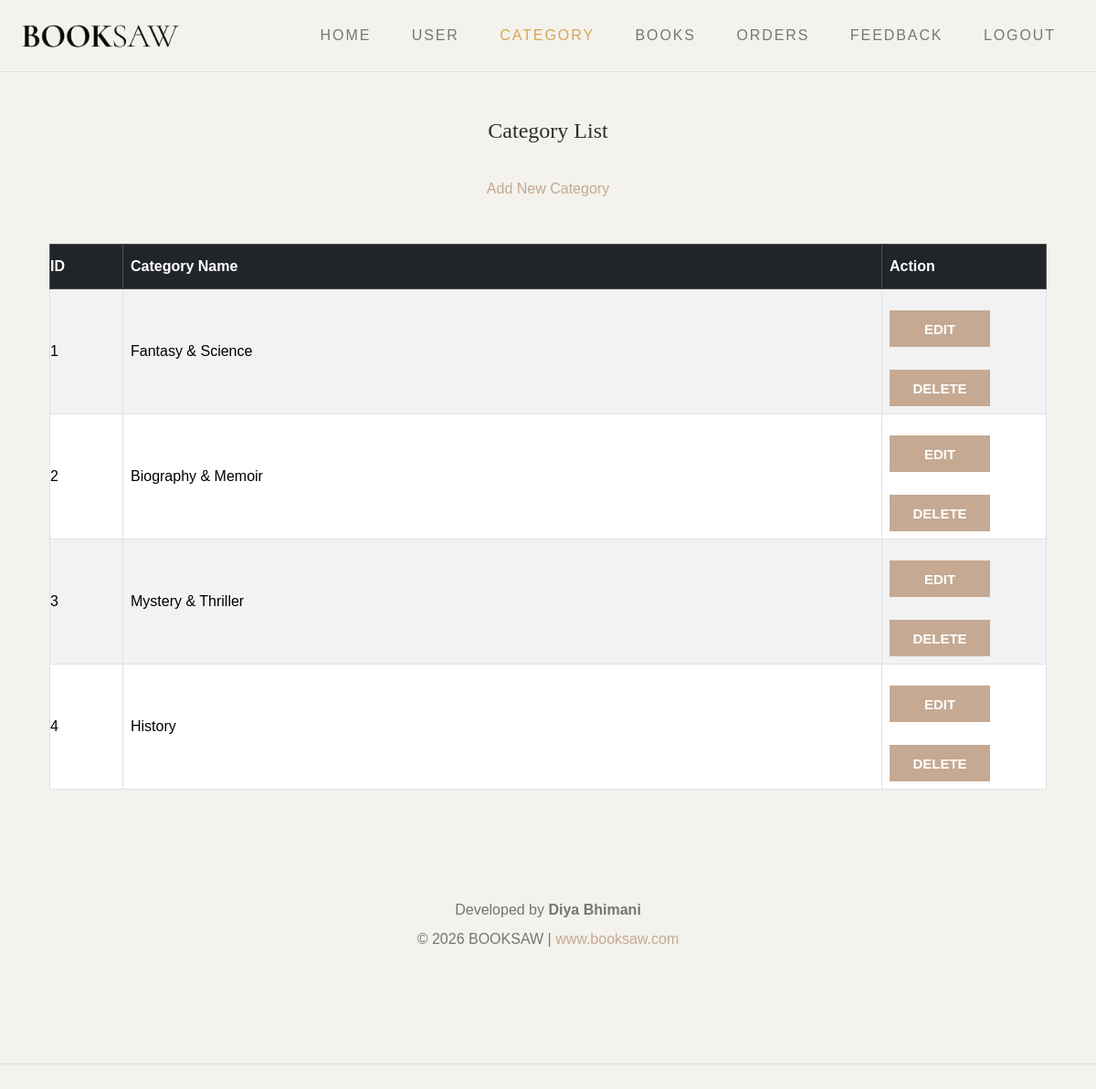
Screenshot of /admin/category.php with the database file from the repository.
### tables this page shows
CREATE TABLE `categories` (
  `c_id` int(11) NOT NULL,
  `name` varchar(255) NOT NULL,
  `created_at` timestamp NOT NULL DEFAULT current_timestamp() ON UPDATE current_timestamp()
);

### admin/category.php (the view, shortened to what this page needs)
<?php
include("connected.php");
$result = mysqli_query($conn, "SELECT * FROM categories");
?>
<!DOCTYPE html>
<html lang="en">
<head>
    <link
        href="https://cdn.jsdelivr.net/npm/bootstrap@5.3.1/dist/css/bootstrap.min.css"
        rel="stylesheet">
    <link rel="stylesheet" href="css/normalize.css">
    <link rel="stylesheet" href="icomoon/icomoon.css">
    <link rel="stylesheet" href="css/vendor.css">
    <link rel="stylesheet" href="style.css">
</head>
<body>
    <header id="header">
        <div class="container-fluid">
            <div class="row align-items-center">
                <div class="col-md-2">
                    <div class="main-logo">
                        <a href="index.php">
                            <img src="images/main-logo.png" alt="BookSaw Logo">
                        </a>
                    </div>
                </div>
                <div class="col-md-10">
                    <nav id="navbar">
                        <div class="main-menu stellarnav">
                            <ul class="menu-list">
                                <li class="menu-item">
                                    <a href="index.php">Home</a>
                                </li>
                                <li class="menu-item">
                                    <a href="user.php">USER</a>
                                </li>
                                <li class="menu-item active">
                                    <a href="category.php">CATEGORY</a>
                                </li>
                                <li class="menu-item">
                                    <a href="book.php">BOOKS</a>
                                </li>
                                <li class="menu-item">
                                    <a href="shipping.php">ORDERS</a>
                                </li>
                                <li class="menu-item">
                                    <a href="feedback.php">FEEDBACK</a>
                                </li>
                                <li class="menu-item">
                                    <a href="logout.php">LOGOUT</a>
                                </li>
                            </ul>
                        </div>
                    </nav>
                </div>
            </div>
        </div>
    </header>
    <div class="container mt-5" style="min-height: 70vh;">
        <h2 class="category-title">Category List</h2>
        <div class="d-flex justify-content-center mb-4">
            <a href="add_category.php" class="add-btn">
                Add New Category
            </a>
        </div>
        <div class="table-responsive">
            <table class="table table-bordered table-striped align-middle">
                <thead class="table-dark">
                    <tr>
                        <th style="width: 80px;">ID</th>
                        <th>Category Name</th>
                        <th style="width: 180px;">Action</th>
                    </tr>
                </thead>
                <tbody>
                    <?php if ($result && mysqli_num_rows($result) > 0): ?>
                        <?php while ($row = mysqli_fetch_assoc($result)): ?>
                            <tr>
                                <td>
                                    <?= (int) $row['c_id']; ?>
                                </td>
                                <td>
                                    <?= htmlspecialchars($row['name'], ENT_QUOTES, 'UTF-8'); ?>
                                </td>
                                <td>
                                    <div class="action-buttons">
                                        <a
                                            href="edit_category.php?c_id=<?= (int) $row['c_id']; ?>"
                                            class="btn btn-warning btn-sm action-btn">
                                            Edit
                                        </a>
                                        <a
                                            href="delete_category.php?c_id=<?= (int) $row['c_id']; ?>"
                                            class="btn btn-danger btn-sm action-btn"
                                            onclick="return confirm('Delete this category?');">
                                            Delete
                                        </a>
                                    </div>
                                </td>
                            </tr>
                        <?php endwhile; ?>
                    <?php endif; ?>
                </tbody>
            </table>
        </div>
    </div>
    <footer id="footer">
        <div class="container">
            <div class="row">
                <div class="footer-info text-center">
                    <p>
                        Developed by <strong>Diya Bhimani</strong><br>
                        &copy; <span id="displayYear"></span> BOOKSAW |
                        <a href="https://www.booksaw.com" target="_blank"
                           rel="noopener noreferrer">
                            www.booksaw.com
                        </a>
                    </p>
                </div>
            </div>
        </div>
    </footer>
</body>
</html>

### admin/style.css (style rules this page uses)
:root { --header-height: 160px; --header-height-min: 80px; }
:root { --accent-color: #C5A992; --secondary-color: #C5A992; --dark-color: #2f2f2f; --light-color: #F3F2EC; --body-text-color: #757575; --light-text-color: #afafaf; --dark-text-color: #2f2f2f; }
:root { --body-font: "Raleway", sans-serif; --heading-font: "Prata", Georgia, serif; --secondary-font: "Playfair Display", Georgia, serif; }
:root, [data-bs-theme=light] { --heading-font: "Prata", Georgia, serif; --heading-font-weight: 400; --heading-color: var(--bs-dark); --heading-line-height: 1.1; --swiper-theme-color: var(--bs-primary); --custom-easing: cubic-bezier(.17, .67, .83, .67); --bs-body-font-family: "Raleway", arial, sans-serif; --bs-body-font-size: 0.9rem; --bs-body-font-weight: 400; --bs-body-line-height: 1.7; --bs-body-color: #333; --bs-body-color-rgb: 51, 51, 51; --bs-primary: #C5A992; --bs-primary-dark: #C5A992; --bs-secondary: #C5A992; --bs-black: #111; --bs-light: #F1F1F0; --bs-dark: #212529; --bs-gray: #949494; --bs-gray-dark: #51565b; --bs-primary-rgb: 169, 128, 115; --bs-secondary-rgb: 253, 238, 233; --bs-black-rgb: 17, 17, 17; --bs-light-rgb: 241, 241, 240; --bs-dark-rgb: 33, 37, 41; --bs-link-color: var(--bs-dark); --bs-link-color-rgb: 17, 17, 17; --bs-link-decoration: underline; --bs-link-hover-color: var(--bs-primary); --bs-link-hover-color-rgb: 169, 128, 115; }
.container, .container-fluid, .container-lg, .container-md, .container-sm, .container-xl, .container-xxl { --bs-gutter-x: 2.5rem; }
h1, h2, h3, h4, h5, h6 { color: var(--heading-color); }
a { text-decoration: none; transition: all 0.3s ease-out; }
.container-fluid { max-width: 1800px; }
.btn { --bs-btn-border-radius: 0; }
.container, .container-fluid, .container-lg, .container-md, .container-sm, .container-xl, .container-xxl { --bs-gutter-x: 3rem; }
*, *::before, *::after { -webkit-box-sizing: border-box; -moz-box-sizing: border-box; box-sizing: border-box; }
html { box-sizing: border-box; }
body { font-family: var(--body-font); font-size: 16px; line-height: 2; color: var(--body-text-color); background-color: var(--light-color); }
a { color: var(--accent-color); transition: 0.3s color ease-out; }
ul, ol { margin-top: 0; margin-bottom: 10px; margin-left: 0; }
ul li, ol li { margin-bottom: 5px; outline: 0; }
ul li.active a { color: #daa556; }
ul li:last-child, ol li:last-child { margin-bottom: 0; }
img { display: inline-block; border: 0; max-width: 100%; height: auto; vertical-align: middle; }
h1, .h1, h2, .h2, h3, .h3, h4, .h4, h5, .h5, h6, .h6 { font-family: var(--heading-font); line-height: 1.2; color: var(--dark-color); }
h1, h2, h3 { margin: 25px 0; text-transform: capitalize; }
h2, .h2 { font-size: 1.5em; line-height: 1.4; }
p { margin: 0 0 20px 0; }
::placeholder { color: #999; }
.container::after, .row::after, .clearfix::after { display: block; clear: both; content: ""; }
.text-center { text-align: center; }
ul { list-style: circle inside; }
ol, ul { padding-left: 0; margin-top: 0; }
li { margin-bottom: 1rem; }
th, td { padding: 12px 15px; text-align: left; border-bottom: 1px solid #E1E1E1; }
th:first-child, td:first-child { padding-left: 0; }
th:last-child, td:last-child { padding-right: 0; }
pre, blockquote, dl, figure, table, p, ul, ol, form { margin-bottom: 2.5rem; }
a.btn, input[type="button"], input[type="submit"], input[type="reset"], input[type="file"], button { background-image: none; background: var(--accent-color); text-decoration: none !important; display: inline-block; position: relative; border: 1px solid transparent; border-radius: 0; padding: 0.75em 1.5em; margin-top: 15px; font-size: 15px; font-weight: bold; line-height: normal; text-align: center; text-transform: uppercase; color: #fff; z-index: 1; cursor: pointer; white-space: nowrap; vertical-align: middle; -webkit-transition: all 0.3s ease-in; transition: all 0.3s ease-in; -ms-touch-action: manipulation; touch-action: manipulation; -webkit-user-select: none; -moz-user-select: none; -ms-user-select: none; user-select: none; }
.btn:last-child { margin-right: 0; }
#header { padding: 20px 0; border-bottom: 1px solid #E0E0E0; background-color: #f3f2ec; }
#header .menu-list a { text-transform: uppercase; font-weight: 500; letter-spacing: 0.12em; }
footer#footer { padding-bottom: 80px; margin-top: 100px; margin-bottom: 60px; border-bottom: 1px solid #E0E0E0; }

### rows the page displays
categories: c_id "1", name "Fantasy & Science"
categories: c_id "2", name "Biography & Memoir"
categories: c_id "3", name "Mystery & Thriller"
categories: c_id "4", name "History"
